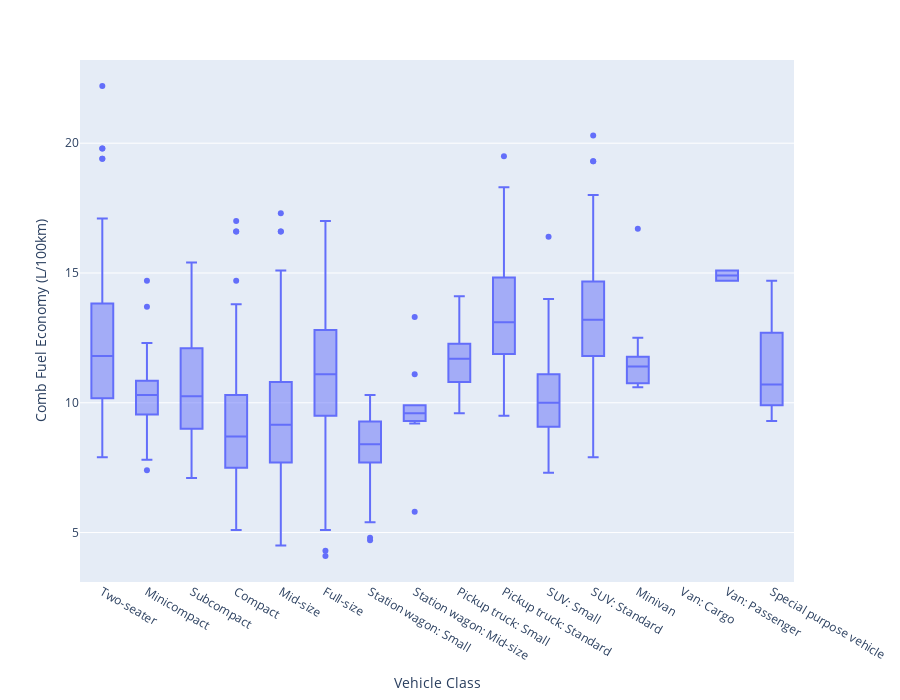

The notebook cell saved with this chart:
### Code cell
fig = px.box(fuel_ratings_2018, y='Comb Fuel Economy (L/100km)', x='Vehicle Class',
            category_orders={"Vehicle Class": ['Two-seater',
            'Minicompact',
            'Subcompact',
            'Compact',
            'Mid-size',
            'Full-size',
            'Station wagon: Small',
            'Station wagon: Mid-size',
            'Pickup truck: Small',
            'Pickup truck: Standard',
            'SUV: Small',
            'SUV: Standard',
            'Minivan',
            'Van: Cargo',
            'Van: Passenger',
            'Special purpose vehicle',
            ]})
fig.update_layout(height=700)

fig.show()

### Figure 1 — Plotly figure (JSON) as saved in the notebook; plotly's stock layout.template omitted (floating-point values rounded to 4 significant figures; data arrays with more than 128 entries replaced by an {"elided": "..."} marker saying what was removed)
{"data": [{"alignmentgroup": "True", "hovertemplate": "Vehicle Class=%{x}<br>Comb Fuel Economy (L/100km)=%{y}<extra></extra>", "legendgroup": "", "marker": {"color": "#636efa"}, "name": "", "notched": false, "offsetgroup": "", "orientation": "v", "showlegend": false, "type": "box", "x": {"elided": "1083 str values"}, "x0": " ", "xaxis": "x", "y": {"elided": "1083 float values"}, "y0": " ", "yaxis": "y"}], "layout": {"boxmode": "group", "height": 700, "legend": {"tracegroupgap": 0}, "margin": {"t": 60}, "xaxis": {"anchor": "y", "categoryarray": ["Two-seater", "Minicompact", "Subcompact", "Compact", "Mid-size", "Full-size", "Station wagon: Small", "Station wagon: Mid-size", "Pickup truck: Small", "Pickup truck: Standard", "SUV: Small", "SUV: Standard", "Minivan", "Van: Cargo", "Van: Passenger", "Special purpose vehicle"], "categoryorder": "array", "domain": [0, 1], "title": {"text": "Vehicle Class"}}, "yaxis": {"anchor": "x", "domain": [0, 1], "title": {"text": "Comb Fuel Economy (L/100km)"}}}}
